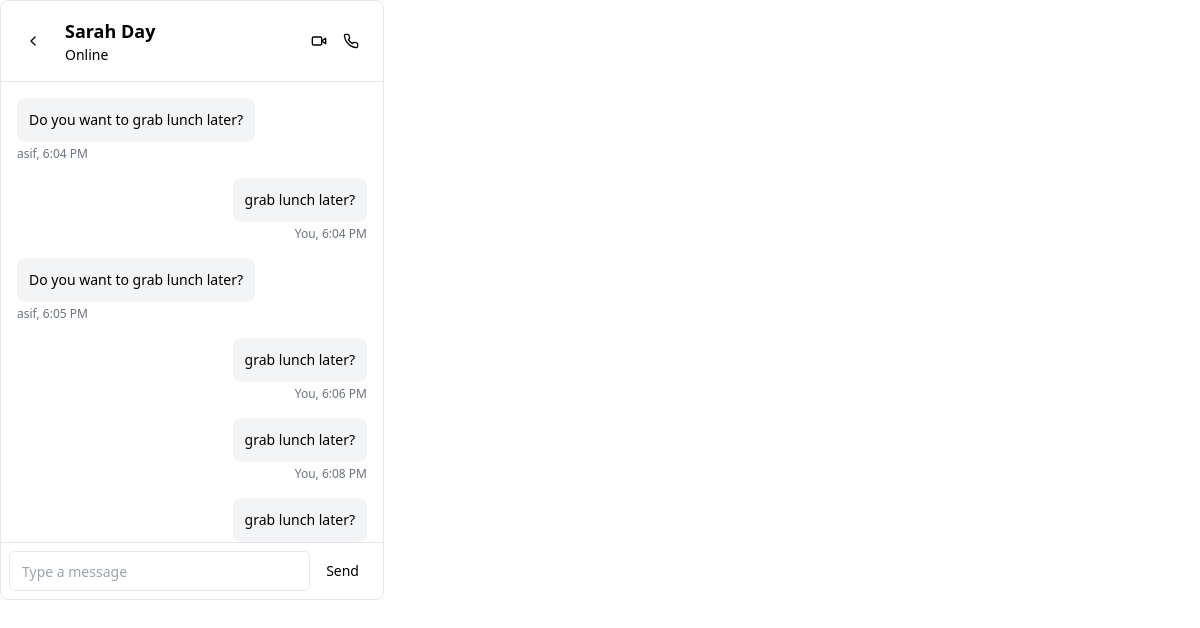
Page /inbox/ace30b3ab8a240d5b57a33001c0945b7/ (signed in) on the committed database.
### chat/models.py (models this page shows, shortened)
class Message(models.Model):
    conversation = models.ForeignKey(
        Conversation, on_delete=models.CASCADE, related_name="messages"
    )
    sender = models.ForeignKey(User, on_delete=models.CASCADE,related_name='sender')
    receiver = models.ForeignKey(User, on_delete=models.CASCADE,related_name='receiver')
    text = models.TextField()
    timestamp = models.DateTimeField(auto_now_add=True)
    read = models.BooleanField(default=False)

### chat/views.py (the view)
# urls.py: path("inbox/<conversation_id>/",views.index),
def index(request,conversation_id):
    user = request.user
    conversation = Conversation.objects.get(id=conversation_id)
    receiver = conversation.get_receiver(user)
    messages = Message.objects.filter(
        (Q(sender=user) & Q(receiver=receiver)) |
        (Q(sender=receiver) & Q(receiver=user))
    ).order_by('timestamp')
    context = {
        'messages': messages,
        'friend': receiver,
        'conversation_id': conversation_id,
    }
    return render(request,"chat.html",context)

### chat/models.py (called while the page is built)
    def get_receiver(self, sender):
            if self.user1 == sender:
                return self.user2
            else:
                return self.user1

### templates/chat.html (shortened to what this page needs)
<!doctype html>
<html>
<head>
  <script src="https://cdn.tailwindcss.com"></script>
</head>
<body>
  <div class="grid h-[600px] w-full max-w-sm border rounded-lg overflow-hidden">
    <div class="flex items-center p-4 border-b"><button
        class="inline-flex items-center justify-center whitespace-nowrap text-sm font-medium ring-offset-background transition-colors focus-visible:outline-none focus-visible:ring-2 focus-visible:ring-ring focus-visible:ring-offset-2 disabled:pointer-events-none disabled:opacity-50 hover:bg-accent hover:text-accent-foreground rounded-full w-8 h-8 p-0"><svg
          xmlns="http://www.w3.org/2000/svg" width="24" height="24" viewBox="0 0 24 24" fill="none"
          stroke="currentColor" stroke-width="2" stroke-linecap="round" stroke-linejoin="round" class="w-4 h-4">
          <path d="m15 18-6-6 6-6"></path>
        </svg></button>
      <div class="ml-4">
        <h1 class="text-lg font-semibold">Sarah Day</h1>
        <p class="text-sm font-medium">Online</p>
      </div><button
        class="inline-flex items-center justify-center whitespace-nowrap text-sm font-medium ring-offset-background transition-colors focus-visible:outline-none focus-visible:ring-2 focus-visible:ring-ring focus-visible:ring-offset-2 disabled:pointer-events-none disabled:opacity-50 hover:bg-accent hover:text-accent-foreground ml-auto rounded-full w-8 h-8 p-0"><svg
          xmlns="http://www.w3.org/2000/svg" width="24" height="24" viewBox="0 0 24 24" fill="none"
          stroke="currentColor" stroke-width="2" stroke-linecap="round" stroke-linejoin="round" class="w-4 h-4">
          <path d="m22 8-6 4 6 4V8Z"></path>
          <rect width="14" height="12" x="2" y="6" rx="2" ry="2"></rect>
        </svg></button><button
        class="inline-flex items-center justify-center whitespace-nowrap text-sm font-medium ring-offset-background transition-colors focus-visible:outline-none focus-visible:ring-2 focus-visible:ring-ring focus-visible:ring-offset-2 disabled:pointer-events-none disabled:opacity-50 hover:bg-accent hover:text-accent-foreground rounded-full w-8 h-8 p-0"></button>
    </div>
    <div class="flex-1 overflow-auto">
      <div id="message-text" class="grid gap-4 p-4">
        {% for message in messages %}
        {% if message.sender == request.user %}
        <div class="flex flex-col items-end gap-1">
          <div class="rounded-lg p-3 bg-gray-100 text-sm inline-block">
            {{ message.text }}
          </div>
          <div class="text-xs text-gray-500">You, {{ message.timestamp|date:"g:i A" }}</div>
        </div>
        {% else %}
        <div class="flex flex-col items-start gap-1">
          <div class="rounded-lg p-3 bg-gray-100 text-sm inline-block">
            {{ message.text }}
          </div>
          <div class="text-xs text-gray-500">{{ message.sender.username }}, {{ message.timestamp|date:"g:i A" }}</div>
        </div>
        {% endif %}
        {% endfor %}
      </div>
    </div>
    <div class="p-2 border-t">
      <form class="flex"><input id="text"
          class="flex h-10 w-full rounded-md border border-input bg-background px-3 py-2 text-sm ring-offset-background file:border-0 file:bg-transparent file:text-sm file:font-medium placeholder:text-muted-foreground focus-visible:outline-none focus-visible:ring-2 focus-visible:ring-ring focus-visible:ring-offset-2 disabled:cursor-not-allowed disabled:opacity-50 flex-1"
          placeholder="Type a message">
        <button id="send-button"
          class="inline-flex items-center justify-center whitespace-nowrap rounded-md text-sm font-medium ring-offset-background transition-colors focus-visible:outline-none focus-visible:ring-2 focus-visible:ring-ring focus-visible:ring-offset-2 disabled:pointer-events-none disabled:opacity-50 bg-primary text-primary-foreground hover:bg-primary/90 h-10 px-4 py-2"
          type="button">Send</button>
      </form>
    </div>
  </div>
</body>
</html>

### rows in the picture
Message: text "Do you want to grab lunch later?", sender.username "asif", timestamp "6:04 PM"
Message: text "grab lunch later?", timestamp "6:04 PM"
Message: text "Do you want to grab lunch later?", sender.username "asif", timestamp "6:05 PM"
Message: text "grab lunch later?", timestamp "6:06 PM"
Message: text "grab lunch later?", timestamp "6:08 PM"
Message: text "grab lunch later?"
